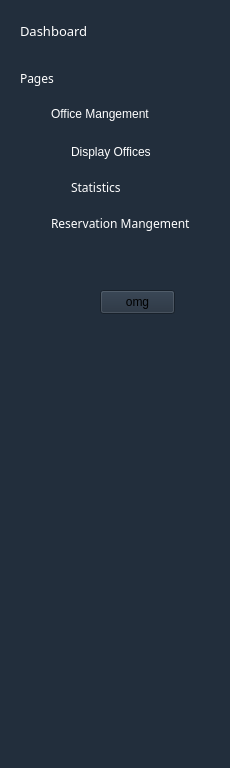
     <widget class="QStackedWidget" name="stackedWidget">
      <property name="geometry">
       <rect>
        <x>0</x>
        <y>0</y>
        <width>230</width>
        <height>768</height>
       </rect>
      </property>
      <property name="styleSheet">
       <string notr="true">background-color:#222E3C;</string>
      </property>
      <widget class="QWidget" name="page_6">
       <widget class="QLabel" name="label_5">
        <property name="geometry">
         <rect>
          <x>20</x>
          <y>10</y>
          <width>191</width>
          <height>41</height>
         </rect>
        </property>
        <property name="font">
         <font>
          <family>Lucida Sans</family>
          <pointsize>10</pointsize>
         </font>
        </property>
        <property name="styleSheet">
         <string notr="true">color:white;</string>
        </property>
        <property name="text">
         <string>Dashboard</string>
        </property>
       </widget>
       <widget class="QLabel" name="label_6">
        <property name="geometry">
         <rect>
          <x>20</x>
          <y>70</y>
          <width>49</width>
          <height>16</height>
         </rect>
        </property>
        <property name="font">
         <font>
          <family>Segoe UI Light</family>
         </font>
        </property>
        <property name="styleSheet">
         <string notr="true">color:white</string>
        </property>
        <property name="text">
         <string>Pages</string>
        </property>
       </widget>
       <widget class="QPushButton" name="Office_Btn">
        <property name="geometry">
         <rect>
          <x>0</x>
          <y>98</y>
          <width>231</width>
          <height>31</height>
         </rect>
        </property>
        <property name="styleSheet">
         <string notr="true">background-color:transparent;color:white;text-align:left;padding-left:50px;</string>
        </property>
        <property name="text">
         <string>Office Mangement</string>
        </property>
        <property name="flat">
         <bool>true</bool>
        </property>
       </widget>
       <widget class="QLabel" name="BackgroundOM">
        <property name="geometry">
         <rect>
          <x>-3</x>
          <y>99</y>
          <width>230</width>
          <height>33</height>
         </rect>
        </property>
        <property name="text">
         <string/>
        </property>
        <property name="pixmap">
         <pixmap resource="res.qrc">:/img/img/under_menu_text.svg</pixmap>
        </property>
       </widget>
       <widget class="QPushButton" name="Reservation_Btn">
        <property name="geometry">
         <rect>
          <x>0</x>
          <y>208</y>
          <width>231</width>
          <height>31</height>
         </rect>
        </property>
        <property name="font">
         <font>
          <family>Segoe UI Light</family>
         </font>
        </property>
        <property name="styleSheet">
         <string notr="true">background-color:transparent;color:white;text-align:left;padding-left:50px;</string>
        </property>
        <property name="text">
         <string>Reservation Mangement</string>
        </property>
        <property name="flat">
         <bool>true</bool>
        </property>
       </widget>
       <widget class="QLabel" name="BackgroundRM">
        <property name="geometry">
         <rect>
          <x>-3</x>
          <y>209</y>
          <width>230</width>
          <height>33</height>
         </rect>
        </property>
        <property name="text">
         <string/>
        </property>
        <property name="pixmap">
         <pixmap resource="res.qrc">:/img/img/under_menu_text.svg</pixmap>
        </property>
       </widget>
       <widget class="QLabel" name="office_icone">
        <property name="geometry">
         <rect>
          <x>23</x>
          <y>105</y>
          <width>18</width>
          <height>18</height>
         </rect>
        </property>
        <property name="styleSheet">
         <string notr="true">background-color:transparent;</string>
        </property>
        <property name="text">
         <string/>
        </property>
        <property name="pixmap">
         <pixmap resource="res.qrc">:/img/img/officeUsed.png</pixmap>
        </property>
       </widget>
       <widget class="QLabel" name="Reservation_Icone">
        <property name="geometry">
         <rect>
          <x>23</x>
          <y>215</y>
          <width>18</width>
          <height>18</height>
         </rect>
        </property>
        <property name="styleSheet">
         <string notr="true">background-color:transparent;</string>
        </property>
        <property name="text">
         <string/>
        </property>
        <property name="pixmap">
         <pixmap resource="res.qrc">:/img/img/reservation_unused.png</pixmap>
        </property>
       </widget>
       <widget class="QPushButton" name="Display_offices_Btn">
        <property name="geometry">
         <rect>
          <x>0</x>
          <y>140</y>
          <width>231</width>
          <height>24</height>
         </rect>
        </property>
        <property name="styleSheet">
         <string notr="true">background-color:transparent;
color:white;
text-align:left;
padding-left:70px;</string>
        </property>
        <property name="text">
         <string>Display Offices</string>
        </property>
        <property name="flat">
         <bool>true</bool>
        </property>
       </widget>
       <widget class="QLabel" name="display_offices_icone">
        <property name="geometry">
         <rect>
          <x>44</x>
          <y>143</y>
          <width>18</width>
          <height>18</height>
         </rect>
        </property>
        <property name="text">
         <string/>
        </property>
        <property name="pixmap">
         <pixmap resource="res.qrc">:/img/img/display_iconeUsed.png</pixmap>
        </property>
       </widget>
       <widget class="QLabel" name="statistics_offices_icone">
        <property name="geometry">
         <rect>
          <x>44</x>
          <y>177</y>
          <width>18</width>
          <height>18</height>
         </rect>
        </property>
        <property name="text">
         <string/>
        </property>
        <property name="pixmap">
         <pixmap resource="res.qrc">:/img/img/statistics_iconeUnused.png</pixmap>
        </property>
       </widget>
       <widget class="QPushButton" name="Statistics_offices_Btn">
        <property name="geometry">
         <rect>
          <x>0</x>
          <y>175</y>
          <width>231</width>
          <height>24</height>
         </rect>
        </property>
        <property name="font">
         <font>
          <family>Segoe UI Light</family>
         </font>
        </property>
        <property name="styleSheet">
         <string notr="true">background-color:transparent;
color:white;
text-align:left;
padding-left:70px;</string>
        </property>
        <property name="text">
         <string>Statistics</string>
        </property>
        <property name="flat">
         <bool>true</bool>
        </property>
       </widget>
       <widget class="QPushButton" name="omg">
        <property name="geometry">
         <rect>
          <x>100</x>
          <y>290</y>
          <width>75</width>
          <height>24</height>
         </rect>
        </property>
        <property name="text">
         <string>omg</string>
        </property>
       </widget>
       <zorder>label_5</zorder>
       <zorder>label_6</zorder>
       <zorder>BackgroundOM</zorder>
       <zorder>BackgroundRM</zorder>
       <zorder>office_icone</zorder>
       <zorder>Office_Btn</zorder>
       <zorder>Reservation_Icone</zorder>
       <zorder>Reservation_Btn</zorder>
       <zorder>Display_offices_Btn</zorder>
       <zorder>display_offices_icone</zorder>
       <zorder>statistics_offices_icone</zorder>
       <zorder>Statistics_offices_Btn</zorder>
       <zorder>omg</zorder>
      </widget>
      <widget class="QWidget" name="page_7"/>
     </widget>
